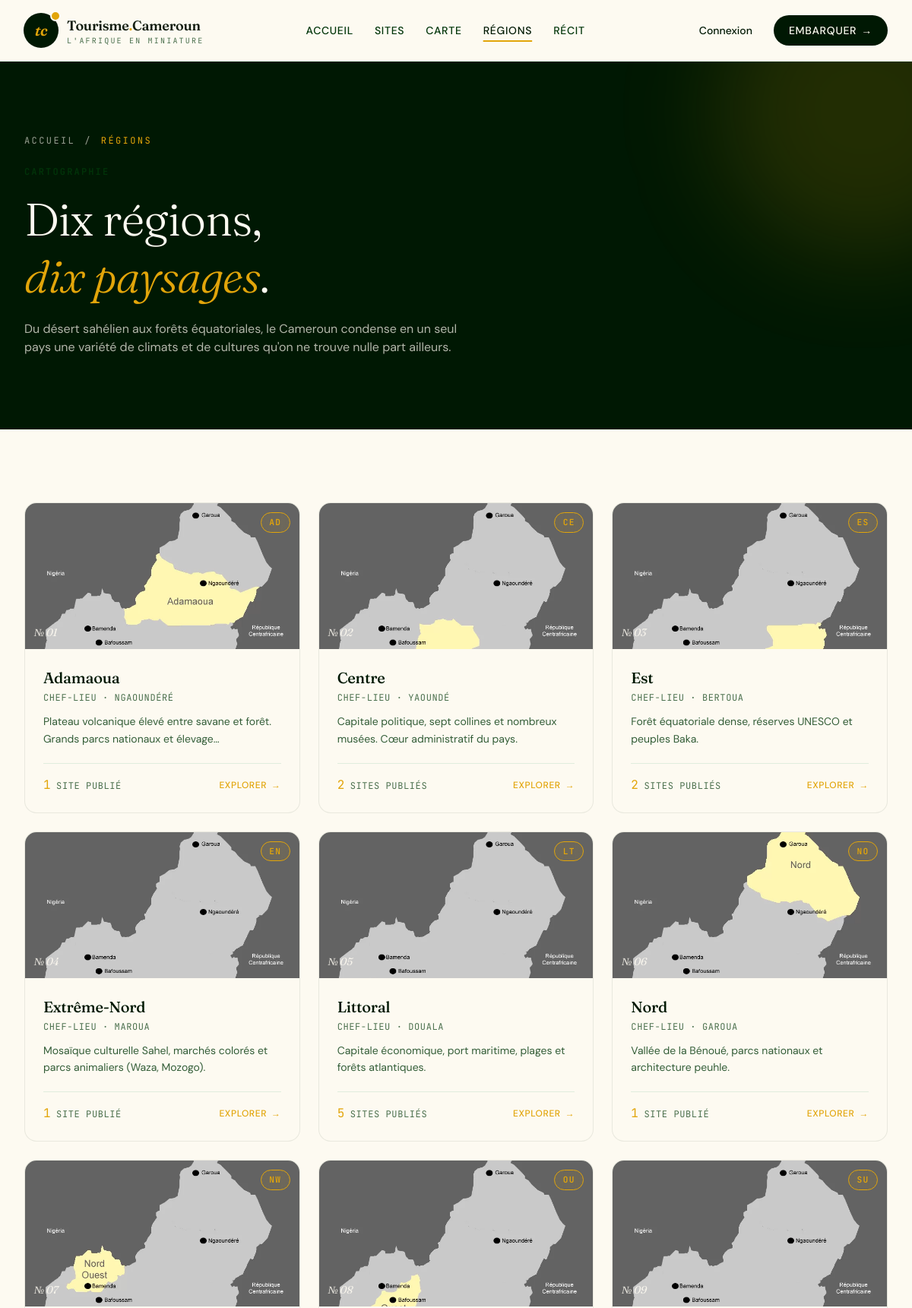
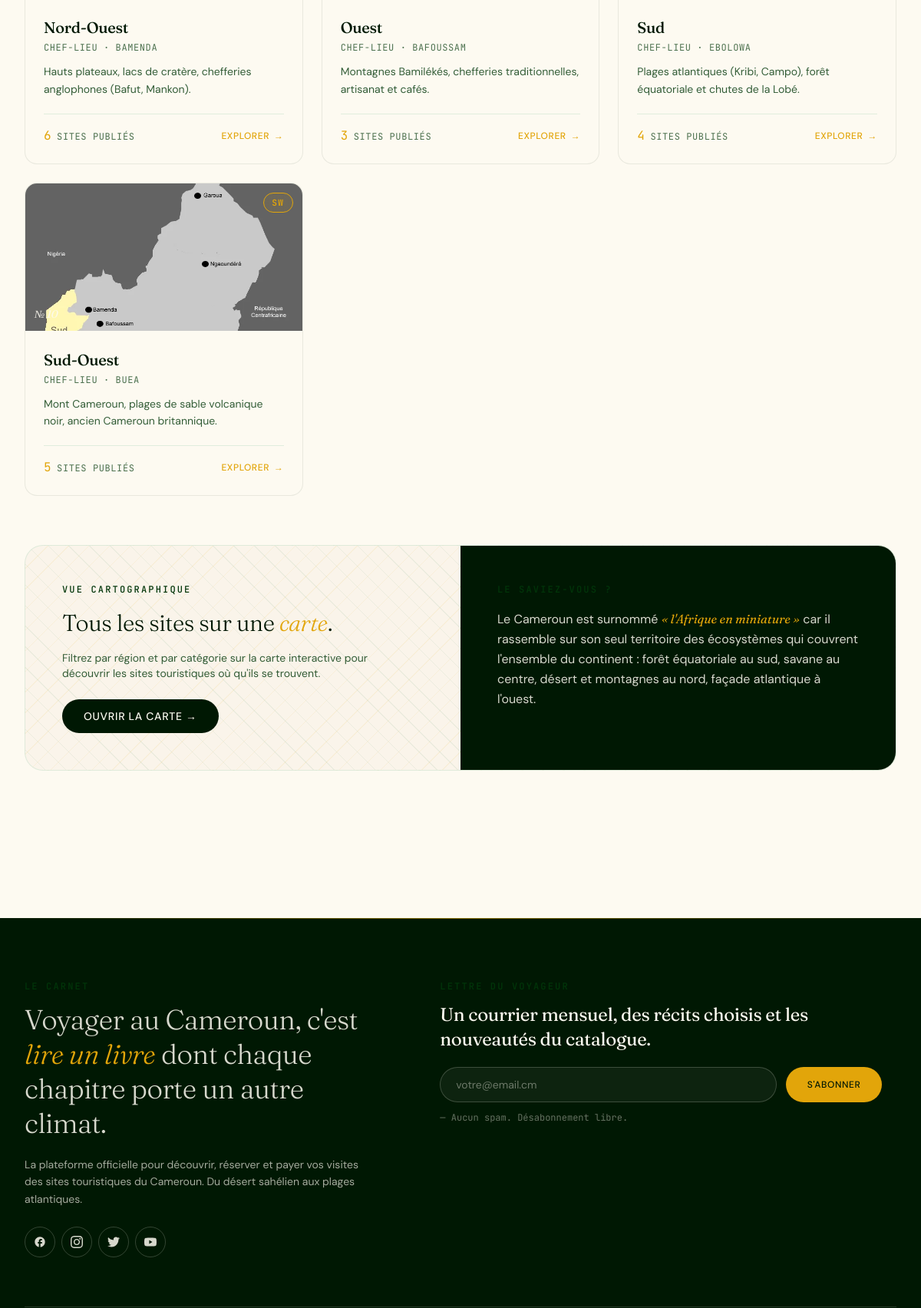
The app's page /regions/ (upper part) with its own data (2 pictures, top to bottom).
### localisation/models.py (models this page shows, shortened)
class Region(TimestampedModel):
    class CodeRegion(models.TextChoices):
        ADAMAOUA = 'AD', 'Adamaoua'
        CENTRE = 'CE', 'Centre'
        EST = 'ES', 'Est'
        EXTREME_NORD = 'EN', 'Extrême-Nord'
        LITTORAL = 'LT', 'Littoral'
        NORD = 'NO', 'Nord'
        NORD_OUEST = 'NW', 'Nord-Ouest'
        OUEST = 'OU', 'Ouest'
        SUD = 'SU', 'Sud'
        SUD_OUEST = 'SW', 'Sud-Ouest'
    nom = models.CharField(
        max_length=50,
        unique=True,
        verbose_name="Nom de la région"
    )
    code = models.CharField(
        max_length=5,
        choices=CodeRegion.choices,
        unique=True,
        verbose_name="Code région",
        help_text="Code ISO à 2 lettres"
    )
    chef_lieu = models.CharField(
        max_length=80,
        verbose_name="Chef-lieu",
        help_text="Capitale administrative de la région"
    )
    description = models.TextField(
        blank=True,
        verbose_name="Description touristique",
        help_text="Présentation des attraits touristiques de la région"
    )
    image = models.ImageField(
        upload_to='regions/',
        blank=True,
        null=True,
        verbose_name="Image représentative"
    )
    class Meta:
        verbose_name = "Région"
        verbose_name_plural = "Régions"
        ordering = ['nom']

### localisation/views.py (the view)
# urls.py: path('regions/', views.liste_regions_publique_view, name='liste_regions_publique'),
def liste_regions_publique_view(request):
    regions = (Region.objects
        .annotate(
            nb_sites=Count(
                'Localisations__site',
                filter=Q(Localisations__site__est_publie=True),
                distinct=True,
            )
        )
        .order_by('nom')
    )
    return render(request, 'Localisations/region/liste_publique.html', {
        'regions': regions,
        'page_title': 'Explorer le Cameroun par région',
    })

### core/context_processors.py (called while the page is built, shortened)
def paiement_settings(request):
    return {
        'PAIEMENT_MODE_MOCK': getattr(settings, 'PAIEMENT_MODE_MOCK', False),
    }

def notifications_context(request):
    if not getattr(request, 'user', None) or not request.user.is_authenticated:
        return {'nb_notif_non_lues': 0, 'notif_recentes': []}

### core/templatetags/string_filters.py (called while the page is built)
@register.filter(name='split')
def split(value, separator=','):
    if value is None:
        return []
    return str(value).split(separator)

### templates/Localisations/region/liste_publique.html (shortened to what this page needs)
{% extends "base.html" %}
{% load static %}
{% block content %}
<section class="bg-foret-900 text-base-100 relative overflow-hidden">
  <div aria-hidden="true" class="absolute -top-32 -right-32 w-96 h-96 rounded-full bg-accent/15 blur-3xl"></div>
  <div class="relative max-w-7xl mx-auto px-4 sm:px-6 lg:px-8 py-20 lg:py-24">
    <nav class="flex items-center gap-3 text-xs font-mono uppercase tracking-[0.2em] text-base-100/60 mb-6">
      <a href="{% url 'home' %}" class="hover:text-accent transition">Accueil</a>
      <span aria-hidden="true">/</span>
      <span class="text-accent">Régions</span>
    </nav>
    <p class="eyebrow text-accent mb-4">Cartographie</p>
    <h1 class="font-display text-4xl lg:text-6xl font-light leading-tight max-w-3xl">
      Dix régions,<br>
      <em class="font-display-italic text-accent">dix paysages</em>.
    </h1>
    <p class="text-base-100/70 mt-5 max-w-xl">
      Du désert sahélien aux forêts équatoriales, le Cameroun condense en un seul pays
      une variété de climats et de cultures qu'on ne trouve nulle part ailleurs.
    </p>
  </div>
</section>
<section class="bg-base-100 py-16 lg:py-24">
  <div class="max-w-7xl mx-auto px-4 sm:px-6 lg:px-8">
    {% if regions %}
    <div class="grid sm:grid-cols-2 lg:grid-cols-3 gap-6 stagger">
      {% for region in regions %}
      <a href="{% url 'catalogue:liste_sites' %}?region={{ region.id }}"
         class="card-editorial group overflow-hidden">
        <figure class="h-48 bg-foret-100/40 relative overflow-hidden">
          {% if region.image %}
            <img src="{{ region.image.url }}" alt="{{ region.nom }}"
                 class="w-full h-full object-cover img-hover-bloom">
          {% else %}
            <div class="bg-pattern-kente w-full h-full grid place-items-center text-5xl opacity-50">◈</div>
          {% endif %}
          <span class="absolute top-3 right-3 badge-stamp text-accent border-accent bg-foret-900/80 backdrop-blur-sm text-[10px]">
            {{ region.code }}
          </span>
          <span class="absolute bottom-3 left-3 font-display italic text-base-100/90 text-sm">
            № {{ forloop.counter|stringformat:"02d" }}
          </span>
        </figure>
        <div class="p-6">
          <h2 class="font-display text-xl font-medium text-foret-900 group-hover:text-accent transition">{{ region.nom }}</h2>
          <p class="text-xs font-mono uppercase tracking-wider text-foret-700/70 mt-1">
            Chef-lieu · {{ region.chef_lieu }}
          </p>
          {% if region.description %}
          <p class="text-sm text-foret-700/80 mt-3 line-clamp-2 leading-relaxed">
            {{ region.description|truncatechars:140 }}
          </p>
          {% endif %}
          <div class="flex items-center justify-between mt-5 pt-4 border-t border-foret-100/60">
            <span class="text-xs font-mono uppercase tracking-wider text-foret-700/70">
              <span class="font-mono-num text-accent text-base">{{ region.nb_sites }}</span>
              site{{ region.nb_sites|pluralize }} publié{{ region.nb_sites|pluralize }}
            </span>
            <span class="inline-flex items-center gap-1.5 text-xs uppercase tracking-wider font-medium text-accent group-hover:gap-3 transition-all">
              Explorer <span>→</span>
            </span>
          </div>
        </div>
      </a>
      {% endfor %}
    </div>
    <div class="mt-16 bg-pattern-kente border border-foret-100/60 rounded-3xl overflow-hidden">
      <div class="grid lg:grid-cols-2">
        <div class="p-10 lg:p-12 flex flex-col justify-center">
          <p class="eyebrow mb-4">Vue cartographique</p>
          <h2 class="font-display text-3xl font-light text-foret-900 leading-tight">
            Tous les sites sur une <em class="font-display-italic text-accent">carte</em>.
          </h2>
          <p class="text-sm text-foret-700/80 mt-4 max-w-md">
            Filtrez par région et par catégorie sur la carte interactive pour découvrir
            les sites touristiques où qu'ils se trouvent.
          </p>
          <a href="{% url 'localisation:carte' %}"
             class="btn-carnet self-start inline-flex items-center gap-2 mt-6 bg-foret-900 text-base-100 rounded-full px-7 py-3 text-sm font-medium uppercase tracking-wider hover:bg-foret-700 transition">
            Ouvrir la carte →
          </a>
        </div>
        <div class="bg-foret-900 text-base-100 p-10 lg:p-12 relative overflow-hidden">
          <p class="relative eyebrow text-accent mb-4">Le saviez-vous ?</p>
          <p class="relative text-base-100/85 leading-relaxed">
            Le Cameroun est surnommé <em class="font-display-italic text-accent">« l'Afrique en miniature »</em>
            car il rassemble sur son seul territoire des écosystèmes qui couvrent
            l'ensemble du continent : forêt équatoriale au sud, savane au centre,
            désert et montagnes au nord, façade atlantique à l'ouest.
          </p>
        </div>
      </div>
    </div>
    {% endif %}
  </div>
</section>
{% endblock %}

### records on screen
Region: image (picture), code "AD", nom "Adamaoua", chef_lieu "NGAOUNDÉRÉ", description "Plateau volcanique élevé entre savane et forêt. Grands parcs nationaux et…", nb_sites "1"
Region: image (picture), code "CE", nom "Centre", chef_lieu "YAOUNDÉ", description "Capitale politique, sept collines et nombreux musées. Cœur administratif du pays.", nb_sites "2"
Region: image (picture), code "ES", nom "Est", chef_lieu "BERTOUA", description "Forêt équatoriale dense, réserves UNESCO et peuples Baka.", nb_sites "2"
Region: image (picture), code "EN", nom "Extrême-Nord", chef_lieu "MAROUA", description "Mosaïque culturelle Sahel, marchés colorés et parcs animaliers (Waza, Mozogo).", nb_sites "1"
Region: image (picture), code "LT", nom "Littoral", chef_lieu "DOUALA", description "Capitale économique, port maritime, plages et forêts atlantiques.", nb_sites "5"
Region: image (picture), code "NO", nom "Nord", chef_lieu "GAROUA", description "Vallée de la Bénoué, parcs nationaux et architecture peuhle.", nb_sites "1"
Region: image (picture), code "NW", nom "Nord-Ouest", chef_lieu "BAMENDA", description "Hauts plateaux, lacs de cratère, chefferies anglophones (Bafut, Mankon).", nb_sites "6"
Region: image (picture), code "OU", nom "Ouest", chef_lieu "BAFOUSSAM", description "Montagnes Bamilékés, chefferies traditionnelles, artisanat et cafés.", nb_sites "3"
Region: image (picture), code "SU", nom "Sud", chef_lieu "EBOLOWA", description "Plages atlantiques (Kribi, Campo), forêt équatoriale et chutes de la Lobé.", nb_sites "4"
Region: image (picture), code "SW", nom "Sud-Ouest", chef_lieu "BUEA", description "Mont Cameroun, plages de sable volcanique noir, ancien Cameroun britannique.", nb_sites "5"
